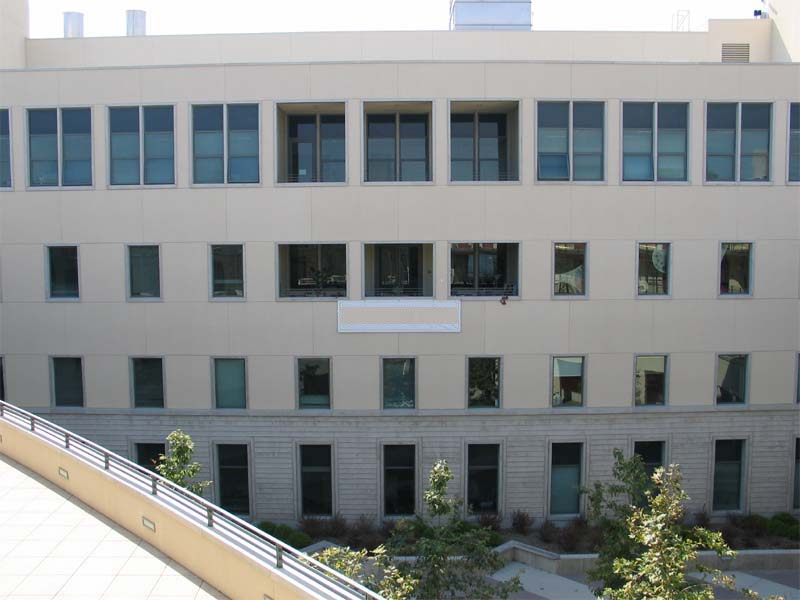
%> input picture HW3_Corner_Detection/Image1.jpg, 800 x 600 px
$ octave hw36c.m   (GNU Octave 9; MATLAB toolbox functions it lacks are replaced by stand-ins)
%> lines starting %> are read from the running program, lines starting %| are printed output that depends on the picture
### HW3_Corner_Detection/harris.m
function [corner_coords, descriptors] = harris(I, w, threshold, suppression)

%convert image to gray scale
img = double(rgb2gray(I));

%apply gaussian filter to denoise
G = fspecial('gaussian',[w w],1);
imgf = conv2(img, G, 'same');

%get image size
[dimRow, dimCol]=size(img)

dx = [-1 0 1; -1 0 1; -1 0 1];
dy = dx';

%calculate derivative on each pixel
Ix = conv2(imgf, dx, 'same');
Iy = conv2(imgf, dy, 'same');

%calculate hassian matrix M with weight filter
Ixx = conv2(Ix.^2, G, 'same');
Iyy = conv2(Iy.^2, G, 'same');
Ixy = conv2(Ix.*Iy, G, 'same');

%calculate cornerness
R = (Ixx.*Iyy-Ixy.*Ixy)-0.05*(Ixx+Iyy).^2;

if suppression
    %ordfilt returns w^2 th most intense pixel in the w x w window
    localMax = ordfilt2(R, w^2, ones(w));
    corners = (R==localMax) & (R>=threshold);
else
    corners = (R>=threshold);
end

%get rid of margin corners so the descriptor won't give error
marginMask = zeros(dimRow, dimCol);
marginMask(2:dimRow-1, 2:dimCol-1) = ones(dimRow-2, dimCol-2);
corners = corners&marginMask;

%write corner points as x, y coordinates.
[rows, cols]=find(corners);
corner_coords = [rows cols];

% [7 lines of commented-out code are left out]
descriptors = zeros(length(rows), 9);
for i = 1:size(rows)
    descriptors(i, 1)=img(rows(i)-1, cols(i)-1);
    descriptors(i, 2)=img(rows(i)-1, cols(i));
    descriptors(i, 3)=img(rows(i)-1, cols(i)+1);
    descriptors(i, 4)=img(rows(i), cols(i)-1);
    descriptors(i, 5)=img(rows(i), cols(i));
    descriptors(i, 6)=img(rows(i), cols(i)+1);
    descriptors(i, 7)=img(rows(i)+1, cols(i)-1);
    descriptors(i, 8)=img(rows(i)+1, cols(i));
    descriptors(i, 9)=img(rows(i)+1, cols(i)+1);
end

% figure, imshow(uint8(I)), hold on, plot

end

### HW3_Corner_Detection/hw36c.m
I = imread('image1.jpg');
%> I is the input picture: size 600x800x3 uint8; mean R, G, B 137.6, 141, 141.1
IbrighterA = I+100; %the over exposed regions lose the corners.
IdarkerA = I-100; %the dark regions lose the corners
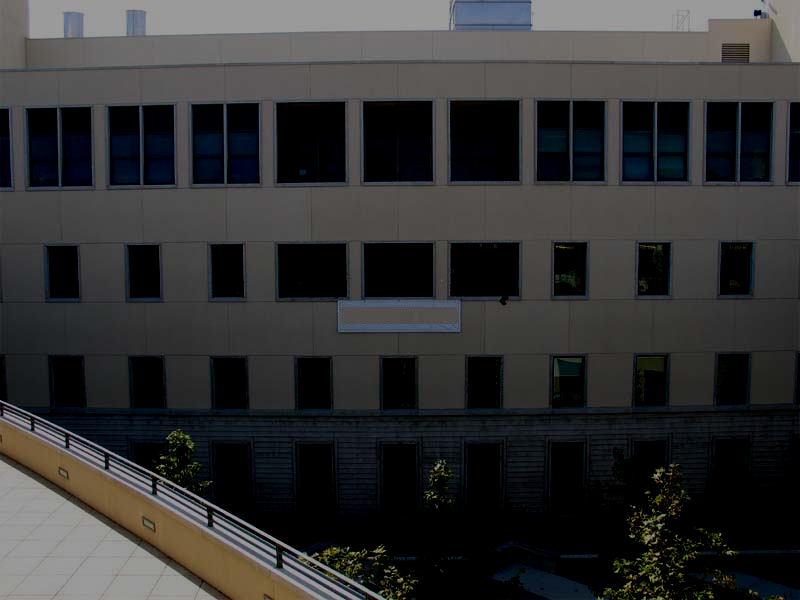
%> IdarkerA: size 600x800x3 uint8; mean R, G, B 50.4, 50.7, 50.8
IbrighterM = I.*1.5; %the over exposed regions lose the corners, but in some region , more corners are detected.
IdarkerM = I.*0.5; %the dark regions lose the corners
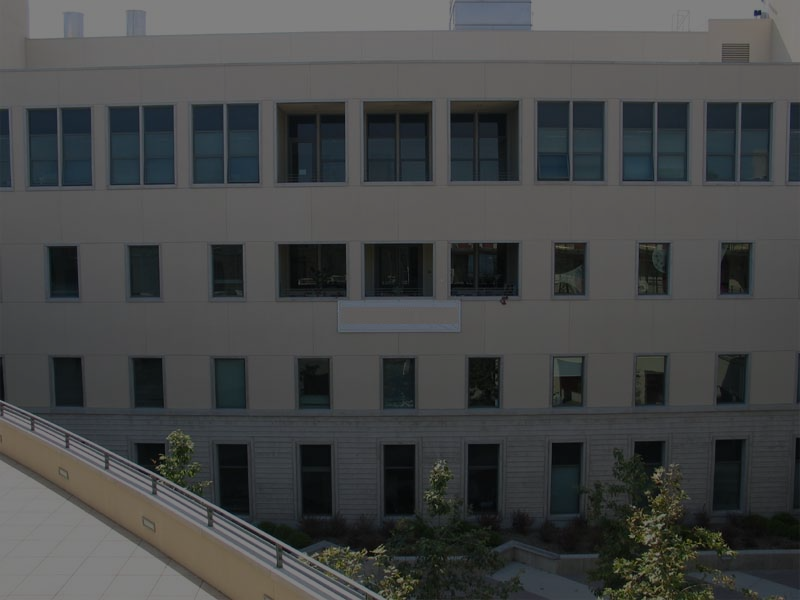
%> IdarkerM: size 600x800x3 uint8; mean R, G, B 69, 70.8, 70.8


w=21;
threshold = 50000;
suppression = 1;

[corner_coords, descriptors]= harris(IbrighterM, w, threshold, suppression);
%> in harris, `Ixy = conv2(Ix.*Iy, G, 'same');`:
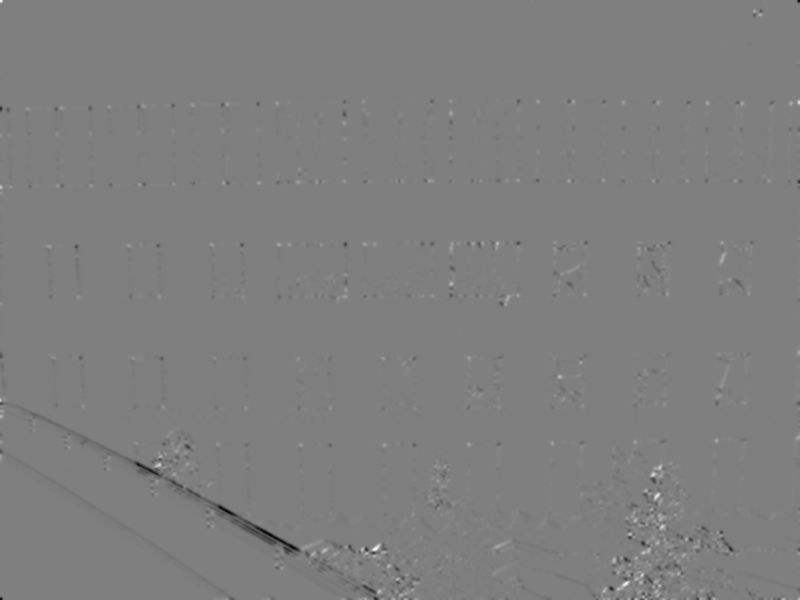
%> Ixy: size 600x800 double; min -43129.7, max 43273.6, mean -74.6; drawn with min black and max white
%> in harris, `R = (Ixx.*Iyy-Ixy.*Ixy)-0.05*(Ixx+Iyy).^2;`:
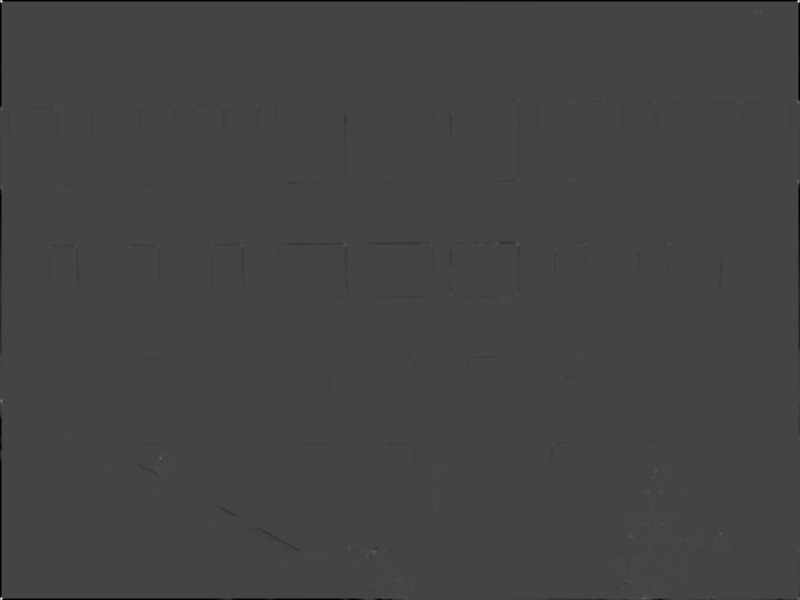
%> R: size 600x800 double; min -2.41e+09, max 6.54e+09, mean -15143838.1; drawn with min black and max white
%> in harris, `corners = (R==localMax) & (R>=threshold);`:
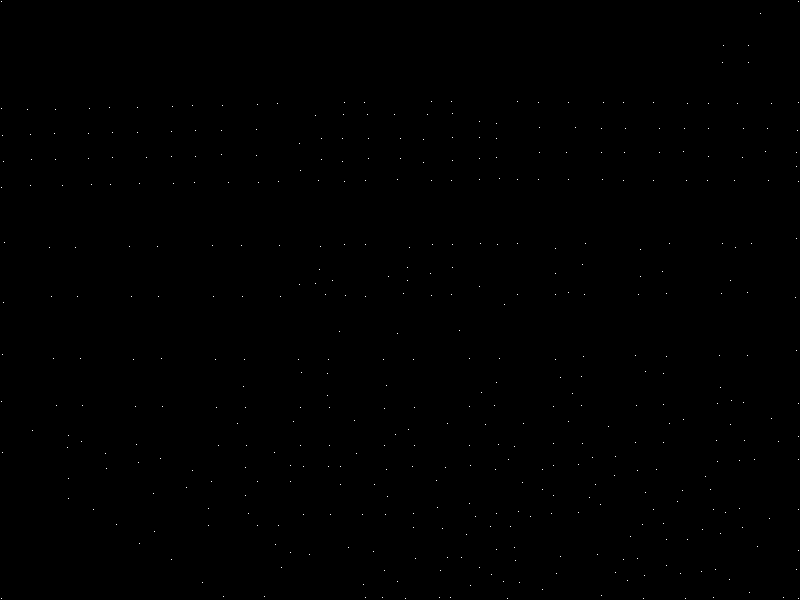
%> corners: size 600x800 logical; 0.09% white in thin lines or dots
%> in harris, `marginMask(2:dimRow-1, 2:dimCol-1) = ones(dimRow-2, dimCol-2);`:
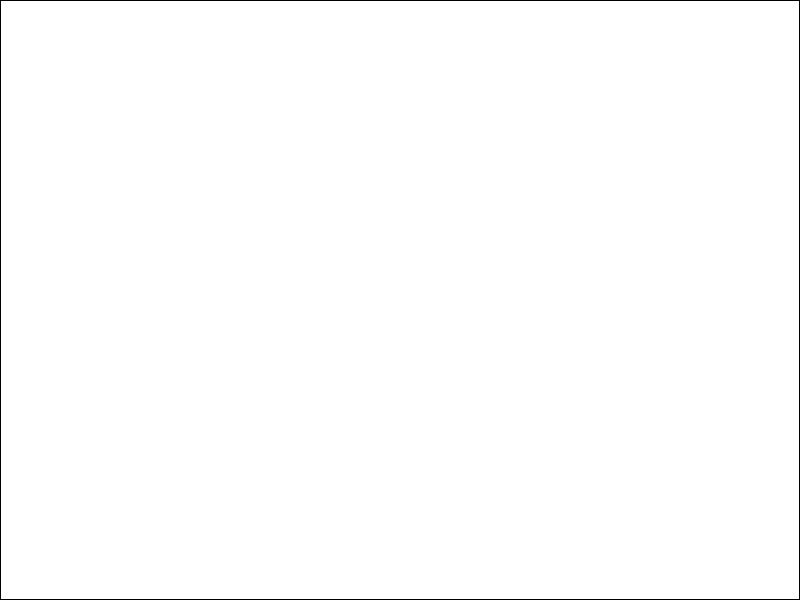
%> marginMask: size 600x800 double; values 0 (black) and 1 (white), 99.4% white; black in thin lines or dots
%> in harris, `[rows, cols]=find(corners);`: rows = 438 values from 2 to 599; cols = 438 values from 2 to 799
%> in harris, `corner_coords = [rows cols];`: corner_coords = 438 rows, first 12: [2 2; 109 2; 188 2; 402 2; 599 2; 136 3; 355 3; 453 3; 162 4; 303 4; 243 5; 110 28]
figure, imshow(IbrighterM), hold on, plot(corner_coords(:,2), corner_coords(:,1), 'ys')
%> after `plot(corner_coords(:,2), corner_coords(:,1), 'ys')`:
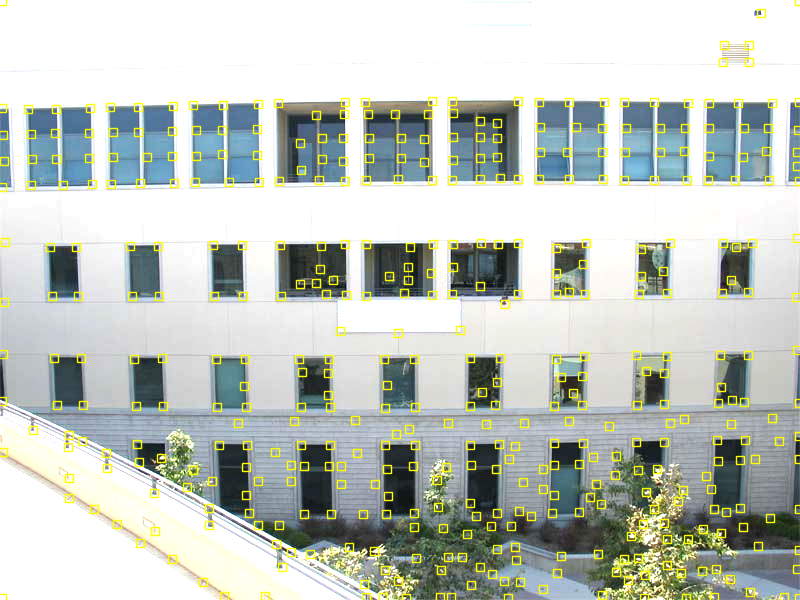
%> figure redrawn from the program's plot data
